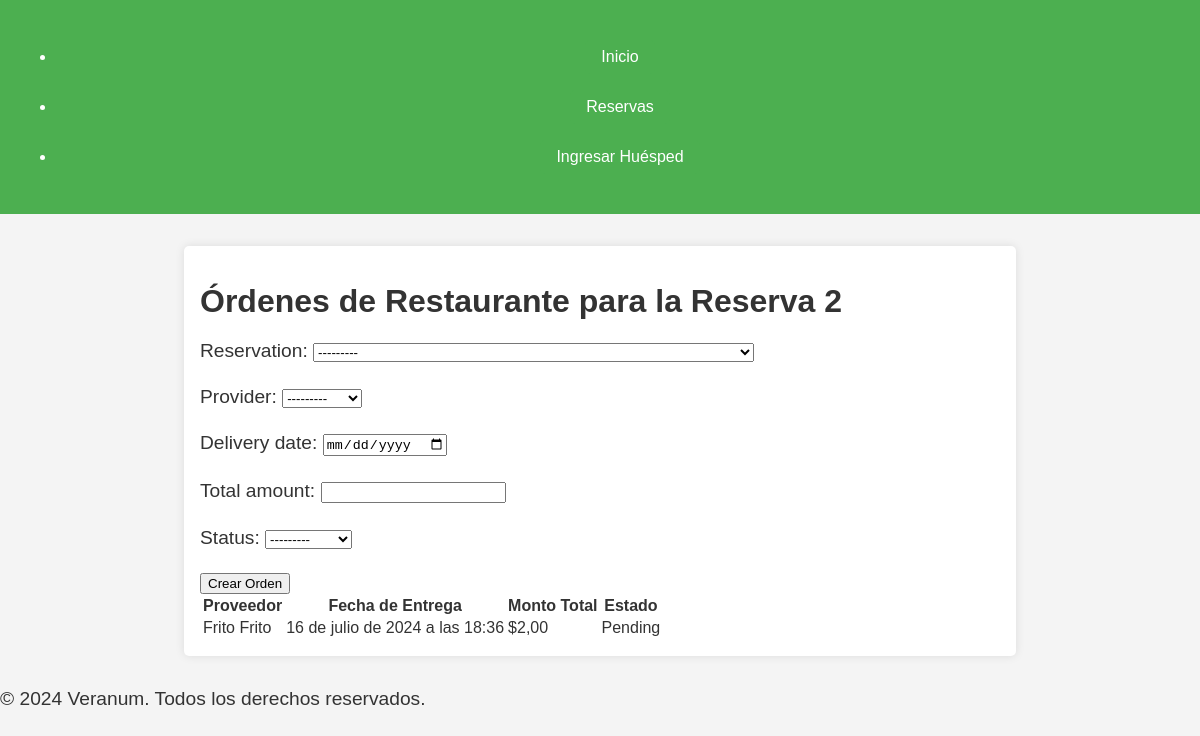
Screenshot of /reservation/2/restaurant_order/ with the database file from the repository.
### core/models.py (models this page shows, shortened)
class Reservation(models.Model):
    hotel = models.ForeignKey(Hotel, on_delete=models.CASCADE)
    room = models.ForeignKey(Room, on_delete=models.CASCADE)
    guest = models.ForeignKey(Guest, on_delete=models.CASCADE)
    check_in = models.DateField()
    check_out = models.DateField()
    def __str__(self):
        return f"Reserva para {self.guest} en {self.room}"

class RestaurantOrder(models.Model):
    reservation = models.ForeignKey(Reservation, on_delete=models.CASCADE)
    provider = models.ForeignKey(Provider, on_delete=models.CASCADE)
    order_date = models.DateTimeField(auto_now_add=True)
    delivery_date = models.DateTimeField()
    total_amount = models.DecimalField(max_digits=10, decimal_places=2)
    status = models.CharField(max_length=20, choices=[('pending', 'Pending'), ('completed', 'Completed')])

class Provider(models.Model):
    name = models.CharField(max_length=100)
    contact_info = models.TextField()
    def __str__(self):
        return self.name

### core/views.py (the view)
# urls.py: path('reservation/<int:reservation_id>/restaurant_order/', restaurant_order, name='restaurant_order'),  # URL para órdenes de restaurante
def restaurant_order(request, reservation_id):
    reservation = get_object_or_404(Reservation, id=reservation_id)
    if request.method == "POST":
        form = RestaurantOrderForm(request.POST)
        if form.is_valid():
            restaurant_order = form.save(commit=False)
            restaurant_order.reservation = reservation
            restaurant_order.save()
            return redirect('restaurant_order', reservation_id=reservation_id)
    else:
        form = RestaurantOrderForm()
    orders = RestaurantOrder.objects.filter(reservation=reservation)
    return render(request, 'core/restaurant_order.html', {
        'reservation': reservation,
        'orders': orders,
        'form': form
    })

### core/forms.py
class RestaurantOrderForm(forms.ModelForm):
    class Meta:
        model = RestaurantOrder
        fields = ['provider', 'delivery_date', 'total_amount']
        widgets = {
            'provider': forms.Select(attrs={'class': 'form-control'}),
            'delivery_date': forms.DateTimeInput(attrs={'class': 'form-control', 'type': 'datetime-local'}),
            'total_amount': forms.NumberInput(attrs={'class': 'form-control'}),
        }
        labels = {
            'provider': 'Proveedor',
            'delivery_date': 'Fecha de Entrega',
            'total_amount': 'Monto Total',
        }

### core/models.py (called while the page is built)
    def __str__(self):
        return f"{self.hotel.name} - {self.room_number}"

    def __str__(self):
        return f"{self.first_name} {self.last_name}"

### core/templates/core/restaurant_order.html (shortened to what this page needs)
{% extends 'core/base.html' %}
{% load static %}
{% block content %}
<h1>Órdenes de Restaurante para la Reserva {{ reservation.id }}</h1>
<form method="POST" action="">
    {{ form.as_p }}
    <button type="submit" class="btn btn-primary">Crear Orden</button>
</form>
<table class="table mt-3">
    <thead>
        <tr>
            <th>Proveedor</th>
            <th>Fecha de Entrega</th>
            <th>Monto Total</th>
            <th>Estado</th>
        </tr>
    </thead>
    <tbody>
        {% for order in orders %}
        <tr>
            <td>{{ order.provider.name }}</td>
            <td>{{ order.delivery_date }}</td>
            <td>${{ order.total_amount }}</td>
            <td>{{ order.get_status_display }}</td>
        </tr>
        {% empty %}
        <tr>
            <td colspan="4">No hay órdenes de restaurante para esta reserva.</td>
        </tr>
        {% endfor %}
    </tbody>
</table>
{% endblock %}

### core/static/core/css/styles.css (style rules this page uses)
body { font-family: Arial, sans-serif; background-color: #f4f4f4; color: #333; margin: 0; padding: 0; }
h1 { font-size: 2rem; margin-bottom: 1rem; }
p { font-size: 1.2rem; margin-bottom: 1.5rem; }

### rows the page displays
Reservation: id "2"
RestaurantOrder: provider.name "Frito Frito", delivery_date "16 de julio de 2024 a las 18:36", total_amount "2,00", status "Pending"
